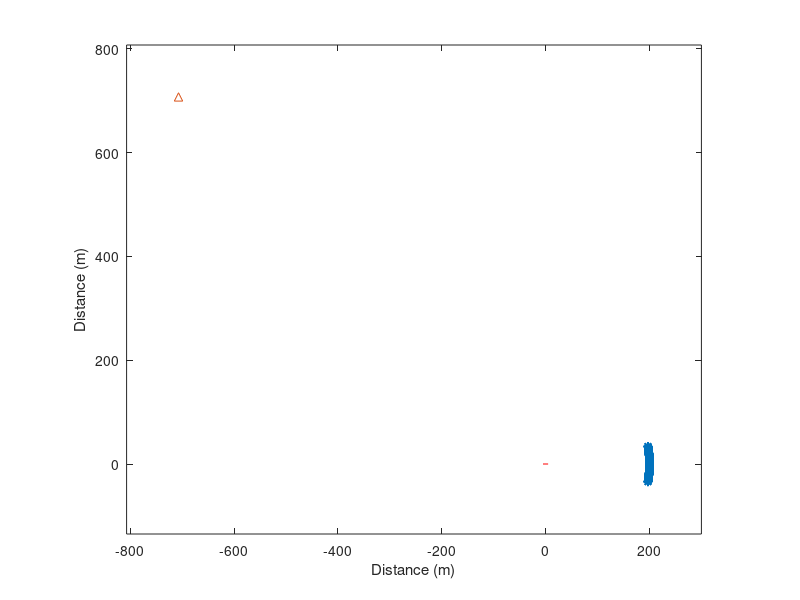
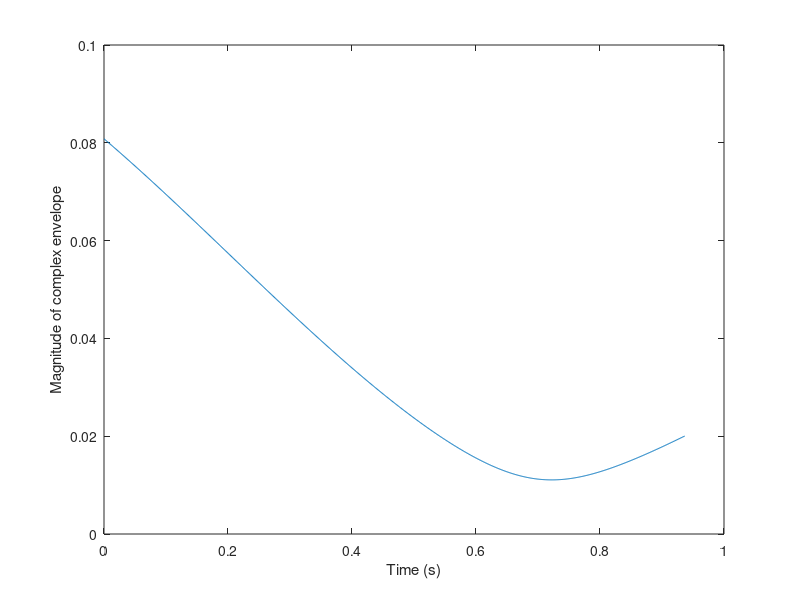
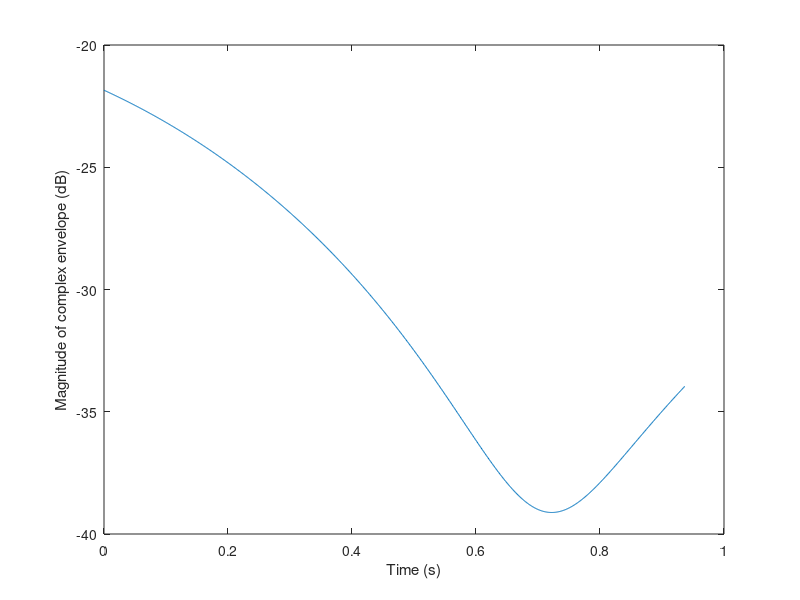
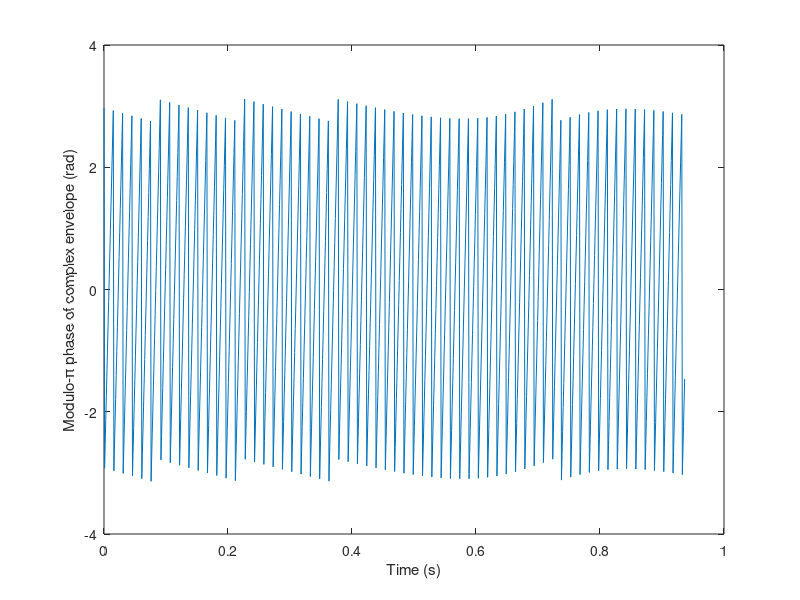

Write MATLAB code to recreate these figures, in order.
%
% project514 width +/-10 degree, direction 0 degree
%
% Initialize ============================================================
clear
close all
clc
% basic inputs ==========================================================

fc=2000;         % MHz  Carrier frequency
F=16;             % sampling rate: fraction of wave length
V=10;            %  m/s MS1 speed 
NFFT=1024;       % Number of points in FFT
Nsamples=1000;   % Number of samples 
NSC=1000;        % Number of scatterers
avPower=-20;     % sigma^2  Raverage power

% geometry inputs ========================================================

dBS=1000;     
angleBS=135;
BSx=dBS*cosd(angleBS) % location of transmitter (BS) x-coordinate
BSy=dBS*sind(angleBS)  % location of transmitter (BS) y-coordinate

% locations of point scatterers =========================================

minalpha=10;    % -10
maxalpha=-10;   % +10


D=200;                        % radius from origin
% alpha=rand(NSC,1)*360;        % random draw of angles of arrival
alpha=rand(NSC,1)*(maxalpha-minalpha)+minalpha;        % random draw of angles of arrival

SCx=D.*cosd(alpha);
SCy=D.*sind(alpha);

figure,plot(SCx,SCy,'*', BSx,BSy,'^'), hold on

% indirect parameters ===================================================
lambdac=300/fc;    % m wavelength
Dx=lambdac/F;      % m sampling spacing 
ts=Dx/V;          % s time sampling interval
fs=1/ts;           % Hz sampling frequency
kc=2*pi/lambdac;   % propagation constant

a=sqrt(10.^(avPower/10)/NSC)  % magnitude of echoes
sigma=sqrt(0.5*10.^(avPower/10))     % Rayleigh parameter

fm=V/lambdac                % max Doppler shift


timeaxis=ts.*[0:Nsamples-1];

MS0=-V*timeaxis(end)/2;        % initial location of receiver (MS) x-coordinate

MSx=MS0+V.*timeaxis;  % MS route along x-axis
MSy=zeros(Nsamples,1);  % MS route along x-axis (y=0)
plot(MSx,MSy,'r')
xlabel('Distance (m)');
ylabel('Distance (m)');

MINx=min(min(BSx, SCx))-100;
MAXx=max(max(BSx, SCx))+100;
MINy=min(min(min(BSy, SCy)))-100;
MAXy=max(max(max(BSy, SCy)))+100;
axis([MINx MAXx MINy MAXy])
axis equal

% calculate distance matrix =============================================
distBSSC=sqrt((BSx-SCx).^2+(BSy-SCy).^2);

distBSSCext=repmat(distBSSC,1,Nsamples);

distSCMS=zeros(NSC,Nsamples);
for ii=1:Nsamples
    distSCMS(:,ii)=sqrt((SCx-MSx(ii)).^2+SCy.^2);
end

distBSSCMS=distBSSCext+distSCMS;

% calculate complex envelope ===========================================
ray=a*exp(-j*kc*distBSSCMS);
r=sum(ray);

% plot amplitude and phase =============================================
figure,plot(timeaxis,abs(r))
xlabel('Time (s)')
ylabel('Magnitude of complex envelope')

figure,plot(timeaxis,20*log10(abs(r)))
xlabel('Time (s)')
ylabel('Magnitude of complex envelope (dB)')

figure,plot(timeaxis,angle(r))
xlabel('Time (s)')
ylabel('Modulo-\pi phase of complex envelope (rad)')

figure,plot(timeaxis,unwrap(angle(r)))
xlabel('Time (s)')
ylabel('Phase of complex envelope (rad)')

% plot normalized RF spectrum ===============================
spectrumr=fftshift((abs(fft(r,NFFT))).^2);
freqaxis=[0:NFFT-1]*fs/NFFT-fs/2;
%figure,plot(freqaxis,10*log10(spectrumr)-max(10*log10(spectrumr)))
figure,plot(freqaxis,spectrumr)
xlabel('Doppler shift (Hz)')
ylabel('Complex envelope spectrum');


